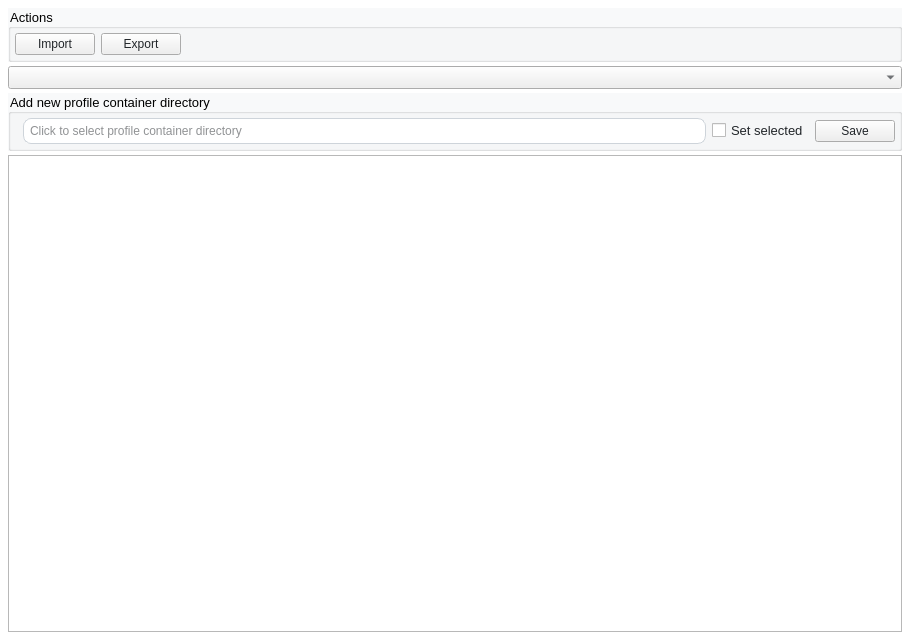
<?xml version="1.0" encoding="UTF-8"?>
<ui version="4.0">
 <class>PageSettings</class>
 <widget class="QWidget" name="PageSettings">
  <property name="geometry">
   <rect>
    <x>0</x>
    <y>0</y>
    <width>910</width>
    <height>640</height>
   </rect>
  </property>
  <property name="windowTitle">
   <string>Form</string>
  </property>
  <property name="styleSheet">
   <string notr="true">#PageSettings{
  font-family: &quot;Courier New&quot;;
font-size: 13px;
  background-color: #FFFFFF;
}
QGroupBox {
  font-family: &quot;Courier New&quot;;
  font-size: 13px;
  background-color: rgba(248, 249, 250, 1);
}
QLineEdit {
  padding: 4px 0;
  border: 1px solid #ced4da;
  border-radius: 8px;
  margin-left: 8px;
  padding-left: 4px;
  background-color: #FFFFFF;
  color:#212529;
}
QPlainTextEdit {
	background-color: #FFFFFF;
  color:#212529;
}
QLabel {
  font-family: &quot;Courier New&quot;;
  font-size: 13px;
  color: rgb(90, 93, 97);
}
QRadioButton {
  font-family: &quot;Courier New&quot;;
  font-size: 13px;
  color: #212529;
}
QComboBox {
  font-family: &quot;Courier New&quot;;
  font-size: 13px;
  color: #212529;
}
QCheckBox{
  font-family: &quot;Courier New&quot;;
  font-size: 13px;
  color: #212529;
}
QPushButton {
  color: #212529;
}

</string>
  </property>
  <layout class="QHBoxLayout" name="horizontalLayout">
   <property name="leftMargin">
    <number>8</number>
   </property>
   <property name="topMargin">
    <number>8</number>
   </property>
   <property name="rightMargin">
    <number>8</number>
   </property>
   <property name="bottomMargin">
    <number>8</number>
   </property>
   <item>
    <layout class="QVBoxLayout" name="PageSettings_layout">
     <property name="spacing">
      <number>4</number>
     </property>
     <property name="topMargin">
      <number>0</number>
     </property>
     <property name="bottomMargin">
      <number>0</number>
     </property>
     <item>
      <widget class="QGroupBox" name="actions_container">
       <property name="maximumSize">
        <size>
         <width>16777215</width>
         <height>80</height>
        </size>
       </property>
       <property name="title">
        <string>Actions</string>
       </property>
       <layout class="QHBoxLayout" name="horizontalLayout_11">
        <property name="leftMargin">
         <number>4</number>
        </property>
        <property name="topMargin">
         <number>4</number>
        </property>
        <property name="rightMargin">
         <number>4</number>
        </property>
        <property name="bottomMargin">
         <number>4</number>
        </property>
        <item>
         <layout class="QHBoxLayout" name="actions_container_layout">
          <item>
           <widget class="QPushButton" name="action_import_btn">
            <property name="text">
             <string>Import</string>
            </property>
           </widget>
          </item>
          <item>
           <widget class="QPushButton" name="action_export_btn">
            <property name="text">
             <string>Export</string>
            </property>
           </widget>
          </item>
          <item>
           <spacer name="horizontalSpacer">
            <property name="orientation">
             <enum>Qt::Horizontal</enum>
            </property>
            <property name="sizeHint" stdset="0">
             <size>
              <width>40</width>
              <height>20</height>
             </size>
            </property>
           </spacer>
          </item>
         </layout>
        </item>
       </layout>
      </widget>
     </item>
     <item>
      <widget class="QComboBox" name="setting_option"/>
     </item>
     <item>
      <widget class="QGroupBox" name="setting_input">
       <property name="title">
        <string>Add new profile container directory</string>
       </property>
       <layout class="QHBoxLayout" name="horizontalLayout_12">
        <property name="leftMargin">
         <number>4</number>
        </property>
        <property name="topMargin">
         <number>4</number>
        </property>
        <property name="rightMargin">
         <number>4</number>
        </property>
        <property name="bottomMargin">
         <number>4</number>
        </property>
        <item>
         <layout class="QHBoxLayout" name="setting_input_layout">
          <item>
           <widget class="QLineEdit" name="setting_value">
            <property name="placeholderText">
             <string>Click to select profile container directory</string>
            </property>
           </widget>
          </item>
          <item>
           <widget class="QCheckBox" name="setting_is_selected">
            <property name="text">
             <string>Set selected</string>
            </property>
           </widget>
          </item>
          <item>
           <widget class="QPushButton" name="setting_save_btn">
            <property name="text">
             <string>Save</string>
            </property>
           </widget>
          </item>
         </layout>
        </item>
       </layout>
      </widget>
     </item>
     <item>
      <widget class="QTableView" name="setting_table"/>
     </item>
    </layout>
   </item>
  </layout>
 </widget>
 <resources/>
 <connections/>
</ui>
